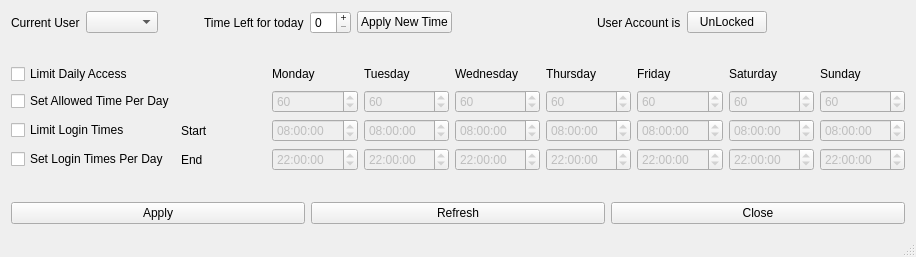
<?xml version="1.0" encoding="UTF-8"?>
<ui version="4.0">
 <class>MainWindow</class>
 <widget class="QMainWindow" name="MainWindow">
  <property name="geometry">
   <rect>
    <x>0</x>
    <y>0</y>
    <width>916</width>
    <height>257</height>
   </rect>
  </property>
  <property name="windowTitle">
   <string>Time Watcher</string>
  </property>
  <widget class="QWidget" name="centralWidget">
   <layout class="QVBoxLayout" name="verticalLayout_4">
    <item>
     <layout class="QGridLayout" name="gridLayout_2">
      <item row="1" column="2">
       <layout class="QGridLayout" name="gridLayout">
        <item row="1" column="0">
         <widget class="QComboBox" name="selectUserName">
          <property name="sizePolicy">
           <sizepolicy hsizetype="Expanding" vsizetype="Fixed">
            <horstretch>0</horstretch>
            <verstretch>0</verstretch>
           </sizepolicy>
          </property>
         </widget>
        </item>
        <item row="1" column="3">
         <widget class="QSpinBox" name="timeLeft">
          <property name="enabled">
           <bool>true</bool>
          </property>
          <property name="sizePolicy">
           <sizepolicy hsizetype="Fixed" vsizetype="Fixed">
            <horstretch>0</horstretch>
            <verstretch>0</verstretch>
           </sizepolicy>
          </property>
          <property name="buttonSymbols">
           <enum>QAbstractSpinBox::PlusMinus</enum>
          </property>
         </widget>
        </item>
        <item row="1" column="2">
         <widget class="QLabel" name="label_10">
          <property name="text">
           <string>Time Left for today</string>
          </property>
         </widget>
        </item>
        <item row="1" column="1">
         <spacer name="horizontalSpacer_4">
          <property name="orientation">
           <enum>Qt::Horizontal</enum>
          </property>
          <property name="sizeHint" stdset="0">
           <size>
            <width>40</width>
            <height>20</height>
           </size>
          </property>
         </spacer>
        </item>
       </layout>
      </item>
      <item row="1" column="5">
       <widget class="QLabel" name="label_11">
        <property name="text">
         <string>User Account is</string>
        </property>
       </widget>
      </item>
      <item row="1" column="3">
       <widget class="QPushButton" name="pushButton">
        <property name="text">
         <string>Apply New Time</string>
        </property>
       </widget>
      </item>
      <item row="1" column="4">
       <spacer name="horizontalSpacer_2">
        <property name="orientation">
         <enum>Qt::Horizontal</enum>
        </property>
        <property name="sizeHint" stdset="0">
         <size>
          <width>40</width>
          <height>20</height>
         </size>
        </property>
       </spacer>
      </item>
      <item row="1" column="6">
       <widget class="QPushButton" name="buttonAccountState">
        <property name="text">
         <string>UnLocked</string>
        </property>
        <property name="checkable">
         <bool>true</bool>
        </property>
       </widget>
      </item>
      <item row="1" column="7">
       <spacer name="horizontalSpacer">
        <property name="orientation">
         <enum>Qt::Horizontal</enum>
        </property>
        <property name="sizeHint" stdset="0">
         <size>
          <width>40</width>
          <height>20</height>
         </size>
        </property>
       </spacer>
      </item>
      <item row="1" column="1">
       <widget class="QLabel" name="label_userName">
        <property name="text">
         <string>Current User</string>
        </property>
       </widget>
      </item>
     </layout>
    </item>
    <item>
     <spacer name="verticalSpacer_2">
      <property name="orientation">
       <enum>Qt::Vertical</enum>
      </property>
      <property name="sizeHint" stdset="0">
       <size>
        <width>20</width>
        <height>40</height>
       </size>
      </property>
     </spacer>
    </item>
    <item>
     <layout class="QGridLayout" name="gridLayout_4">
      <property name="horizontalSpacing">
       <number>6</number>
      </property>
      <item row="0" column="3">
       <widget class="QLabel" name="labelMonday">
        <property name="text">
         <string>Monday</string>
        </property>
       </widget>
      </item>
      <item row="1" column="9">
       <widget class="QSpinBox" name="sunTime">
        <property name="enabled">
         <bool>false</bool>
        </property>
        <property name="value">
         <number>60</number>
        </property>
       </widget>
      </item>
      <item row="1" column="8">
       <widget class="QSpinBox" name="satTime">
        <property name="enabled">
         <bool>false</bool>
        </property>
        <property name="value">
         <number>60</number>
        </property>
       </widget>
      </item>
      <item row="1" column="3">
       <widget class="QSpinBox" name="monTime">
        <property name="enabled">
         <bool>false</bool>
        </property>
        <property name="value">
         <number>60</number>
        </property>
       </widget>
      </item>
      <item row="1" column="4">
       <widget class="QSpinBox" name="tueTime">
        <property name="enabled">
         <bool>false</bool>
        </property>
        <property name="value">
         <number>60</number>
        </property>
       </widget>
      </item>
      <item row="0" column="1">
       <widget class="QCheckBox" name="limitTimeAccess">
        <property name="text">
         <string>Limit Daily Access</string>
        </property>
       </widget>
      </item>
      <item row="0" column="7">
       <widget class="QLabel" name="labelFri">
        <property name="text">
         <string>Friday</string>
        </property>
       </widget>
      </item>
      <item row="2" column="8">
       <widget class="QTimeEdit" name="startTimeSat">
        <property name="enabled">
         <bool>false</bool>
        </property>
        <property name="time">
         <time>
          <hour>8</hour>
          <minute>0</minute>
          <second>0</second>
         </time>
        </property>
       </widget>
      </item>
      <item row="2" column="3">
       <widget class="QTimeEdit" name="startTimeMon">
        <property name="enabled">
         <bool>false</bool>
        </property>
        <property name="time">
         <time>
          <hour>8</hour>
          <minute>0</minute>
          <second>0</second>
         </time>
        </property>
       </widget>
      </item>
      <item row="1" column="5">
       <widget class="QSpinBox" name="wedTime">
        <property name="enabled">
         <bool>false</bool>
        </property>
        <property name="value">
         <number>60</number>
        </property>
       </widget>
      </item>
      <item row="0" column="6">
       <widget class="QLabel" name="labelThu">
        <property name="text">
         <string>Thursday</string>
        </property>
       </widget>
      </item>
      <item row="0" column="8">
       <widget class="QLabel" name="labelSat">
        <property name="text">
         <string>Saturday</string>
        </property>
       </widget>
      </item>
      <item row="4" column="1">
       <widget class="QCheckBox" name="setLoginTimes">
        <property name="text">
         <string>Set Login Times Per Day</string>
        </property>
       </widget>
      </item>
      <item row="2" column="1">
       <widget class="QCheckBox" name="limitLoginTimes">
        <property name="text">
         <string>Limit Login Times</string>
        </property>
       </widget>
      </item>
      <item row="4" column="5">
       <widget class="QTimeEdit" name="endTimeWed">
        <property name="enabled">
         <bool>false</bool>
        </property>
        <property name="time">
         <time>
          <hour>22</hour>
          <minute>0</minute>
          <second>0</second>
         </time>
        </property>
       </widget>
      </item>
      <item row="1" column="7">
       <widget class="QSpinBox" name="friTime">
        <property name="enabled">
         <bool>false</bool>
        </property>
        <property name="value">
         <number>60</number>
        </property>
       </widget>
      </item>
      <item row="2" column="2">
       <widget class="QLabel" name="label">
        <property name="text">
         <string>Start</string>
        </property>
       </widget>
      </item>
      <item row="4" column="4">
       <widget class="QTimeEdit" name="endTimeTue">
        <property name="enabled">
         <bool>false</bool>
        </property>
        <property name="time">
         <time>
          <hour>22</hour>
          <minute>0</minute>
          <second>0</second>
         </time>
        </property>
       </widget>
      </item>
      <item row="2" column="4">
       <widget class="QTimeEdit" name="startTimeTue">
        <property name="enabled">
         <bool>false</bool>
        </property>
        <property name="time">
         <time>
          <hour>8</hour>
          <minute>0</minute>
          <second>0</second>
         </time>
        </property>
       </widget>
      </item>
      <item row="4" column="2">
       <widget class="QLabel" name="label_2">
        <property name="text">
         <string>End</string>
        </property>
       </widget>
      </item>
      <item row="0" column="4">
       <widget class="QLabel" name="labelTuesday">
        <property name="text">
         <string>Tuesday</string>
        </property>
       </widget>
      </item>
      <item row="4" column="3">
       <widget class="QTimeEdit" name="endTimeMon">
        <property name="enabled">
         <bool>false</bool>
        </property>
        <property name="time">
         <time>
          <hour>22</hour>
          <minute>0</minute>
          <second>0</second>
         </time>
        </property>
       </widget>
      </item>
      <item row="1" column="6">
       <widget class="QSpinBox" name="thuTime">
        <property name="enabled">
         <bool>false</bool>
        </property>
        <property name="value">
         <number>60</number>
        </property>
       </widget>
      </item>
      <item row="2" column="9">
       <widget class="QTimeEdit" name="startTimeSun">
        <property name="enabled">
         <bool>false</bool>
        </property>
        <property name="time">
         <time>
          <hour>8</hour>
          <minute>0</minute>
          <second>0</second>
         </time>
        </property>
       </widget>
      </item>
      <item row="2" column="6">
       <widget class="QTimeEdit" name="startTimeThu">
        <property name="enabled">
         <bool>false</bool>
        </property>
        <property name="time">
         <time>
          <hour>8</hour>
          <minute>0</minute>
          <second>0</second>
         </time>
        </property>
       </widget>
      </item>
      <item row="0" column="9">
       <widget class="QLabel" name="labelSun">
        <property name="text">
         <string>Sunday</string>
        </property>
       </widget>
      </item>
      <item row="1" column="1">
       <widget class="QCheckBox" name="setTimePerDay">
        <property name="text">
         <string>Set Allowed Time Per Day</string>
        </property>
       </widget>
      </item>
      <item row="4" column="9">
       <widget class="QTimeEdit" name="endTimeSun">
        <property name="enabled">
         <bool>false</bool>
        </property>
        <property name="time">
         <time>
          <hour>22</hour>
          <minute>0</minute>
          <second>0</second>
         </time>
        </property>
       </widget>
      </item>
      <item row="4" column="7">
       <widget class="QTimeEdit" name="endTimeFri">
        <property name="enabled">
         <bool>false</bool>
        </property>
        <property name="time">
         <time>
          <hour>22</hour>
          <minute>0</minute>
          <second>0</second>
         </time>
        </property>
       </widget>
      </item>
      <item row="2" column="5">
       <widget class="QTimeEdit" name="startTimeWed">
        <property name="enabled">
         <bool>false</bool>
        </property>
        <property name="time">
         <time>
          <hour>8</hour>
          <minute>0</minute>
          <second>0</second>
         </time>
        </property>
       </widget>
      </item>
      <item row="0" column="5">
       <widget class="QLabel" name="labelWed">
        <property name="text">
         <string>Wednesday</string>
        </property>
       </widget>
      </item>
      <item row="2" column="7">
       <widget class="QTimeEdit" name="startTimeFri">
        <property name="enabled">
         <bool>false</bool>
        </property>
        <property name="time">
         <time>
          <hour>8</hour>
          <minute>0</minute>
          <second>0</second>
         </time>
        </property>
       </widget>
      </item>
      <item row="4" column="8">
       <widget class="QTimeEdit" name="endTimeSat">
        <property name="enabled">
         <bool>false</bool>
        </property>
        <property name="time">
         <time>
          <hour>22</hour>
          <minute>0</minute>
          <second>0</second>
         </time>
        </property>
       </widget>
      </item>
      <item row="4" column="6">
       <widget class="QTimeEdit" name="endTimeThu">
        <property name="enabled">
         <bool>false</bool>
        </property>
        <property name="time">
         <time>
          <hour>22</hour>
          <minute>0</minute>
          <second>0</second>
         </time>
        </property>
       </widget>
      </item>
     </layout>
    </item>
    <item>
     <layout class="QGridLayout" name="gridLayout_5">
      <item row="1" column="2">
       <widget class="QPushButton" name="close">
        <property name="text">
         <string>Close</string>
        </property>
       </widget>
      </item>
      <item row="1" column="1">
       <widget class="QPushButton" name="refresh">
        <property name="text">
         <string>Refresh</string>
        </property>
       </widget>
      </item>
      <item row="1" column="0">
       <widget class="QPushButton" name="apply">
        <property name="text">
         <string>Apply</string>
        </property>
       </widget>
      </item>
      <item row="0" column="0">
       <spacer name="verticalSpacer">
        <property name="orientation">
         <enum>Qt::Vertical</enum>
        </property>
        <property name="sizeHint" stdset="0">
         <size>
          <width>20</width>
          <height>40</height>
         </size>
        </property>
       </spacer>
      </item>
     </layout>
    </item>
   </layout>
  </widget>
  <widget class="QStatusBar" name="statusBar"/>
 </widget>
 <layoutdefault spacing="6" margin="11"/>
 <tabstops>
  <tabstop>buttonAccountState</tabstop>
  <tabstop>limitTimeAccess</tabstop>
  <tabstop>setTimePerDay</tabstop>
  <tabstop>monTime</tabstop>
  <tabstop>tueTime</tabstop>
  <tabstop>wedTime</tabstop>
  <tabstop>thuTime</tabstop>
  <tabstop>friTime</tabstop>
  <tabstop>satTime</tabstop>
  <tabstop>sunTime</tabstop>
  <tabstop>startTimeMon</tabstop>
  <tabstop>startTimeTue</tabstop>
  <tabstop>startTimeWed</tabstop>
  <tabstop>startTimeThu</tabstop>
  <tabstop>startTimeFri</tabstop>
  <tabstop>startTimeSat</tabstop>
  <tabstop>startTimeSun</tabstop>
  <tabstop>endTimeMon</tabstop>
  <tabstop>endTimeTue</tabstop>
  <tabstop>endTimeWed</tabstop>
  <tabstop>endTimeThu</tabstop>
  <tabstop>endTimeFri</tabstop>
  <tabstop>endTimeSat</tabstop>
  <tabstop>endTimeSun</tabstop>
  <tabstop>apply</tabstop>
  <tabstop>refresh</tabstop>
  <tabstop>close</tabstop>
 </tabstops>
 <resources/>
 <connections/>
</ui>
